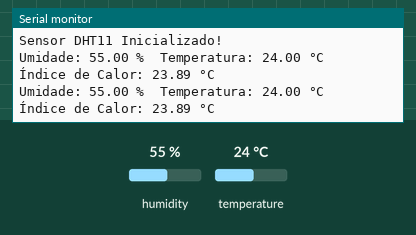
Simulated run of this program. Board: ESP32. On the bench: the last lines printed to the serial monitor. The inputs (shaded band) are chosen by the test bench; at power-on: humidity 55 %, temperature 24 °C.

Above: at 4.8 s.
4.9 s: humidity set to 22 %
At 6.5 s:
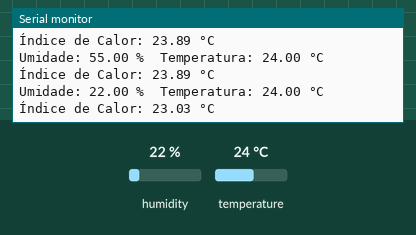
7.9 s: temperature set to 12 °C
At 8.9 s:
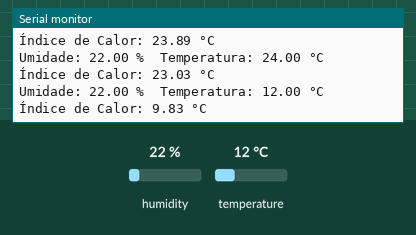
10.9 s: humidity set to 40 %
At 12.5 s:
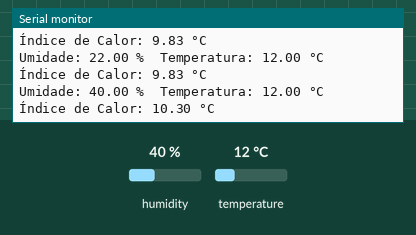
Timing chart, 0 to 14.0 s (numbered marks = the images above; inputs shaded):
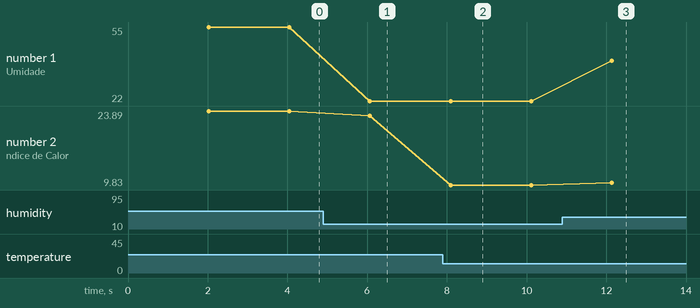

Measured:
- after the input at 4.9 s, the serial monitor: prints a new line after 1.2 s (image 1)
- after the input at 7.9 s, the serial monitor: prints a new line after 0.19 s (image 2)
- after the input at 10.9 s, the serial monitor: prints a new line after 1.2 s (image 3)
- plotted number 1: 55 → 22 after the input at 4.9 s, 22 → 40 after the input at 10.9 s
- plotted number 2: 23.89 → 23.03 after the input at 4.9 s, 23.03 → 9.83 after the input at 7.9 s, 9.83 → 10.3 after the input at 10.9 s

The program:

main.cpp
```cpp
#include <Arduino.h>
#include <DHT.h>

// Definir o tipo de DHT e o pino
#define DHTPIN 35        // Pino de dados do DHT11 (pode mudar conforme sua conexão)
#define DHTTYPE DHT11   // DHT 11

// Cria o objeto DHT
DHT dht(DHTPIN, DHTTYPE);

void setup() {
  // Inicializa comunicação serial
  Serial.begin(115200);

  // Inicializa o sensor DHT
  dht.begin();

  Serial.println("Sensor DHT11 Inicializado!");
}

void loop() {
  // Aguarda 2 segundos entre as medições
  delay(2000);

  // Leitura da umidade
  float umidade = dht.readHumidity();

  // Leitura da temperatura em Celsius
  float temperatura = dht.readTemperature();

  // Verifica se alguma leitura falhou
  if (isnan(umidade) || isnan(temperatura)) {
    Serial.println("Falha na leitura do sensor DHT!");
    return;
  }

  // Imprime as informações
  Serial.print("Umidade: ");
  Serial.print(umidade);
  Serial.print(" %\t");
  Serial.print("Temperatura: ");
  Serial.print(temperatura);
  Serial.println(" °C");

  // Opcional: Cálculo de índice de calor
  float indiceCalor = dht.computeHeatIndex(temperatura, umidade, false);
  Serial.print("Índice de Calor: ");
  Serial.print(indiceCalor);
  Serial.println(" °C");
}
```
